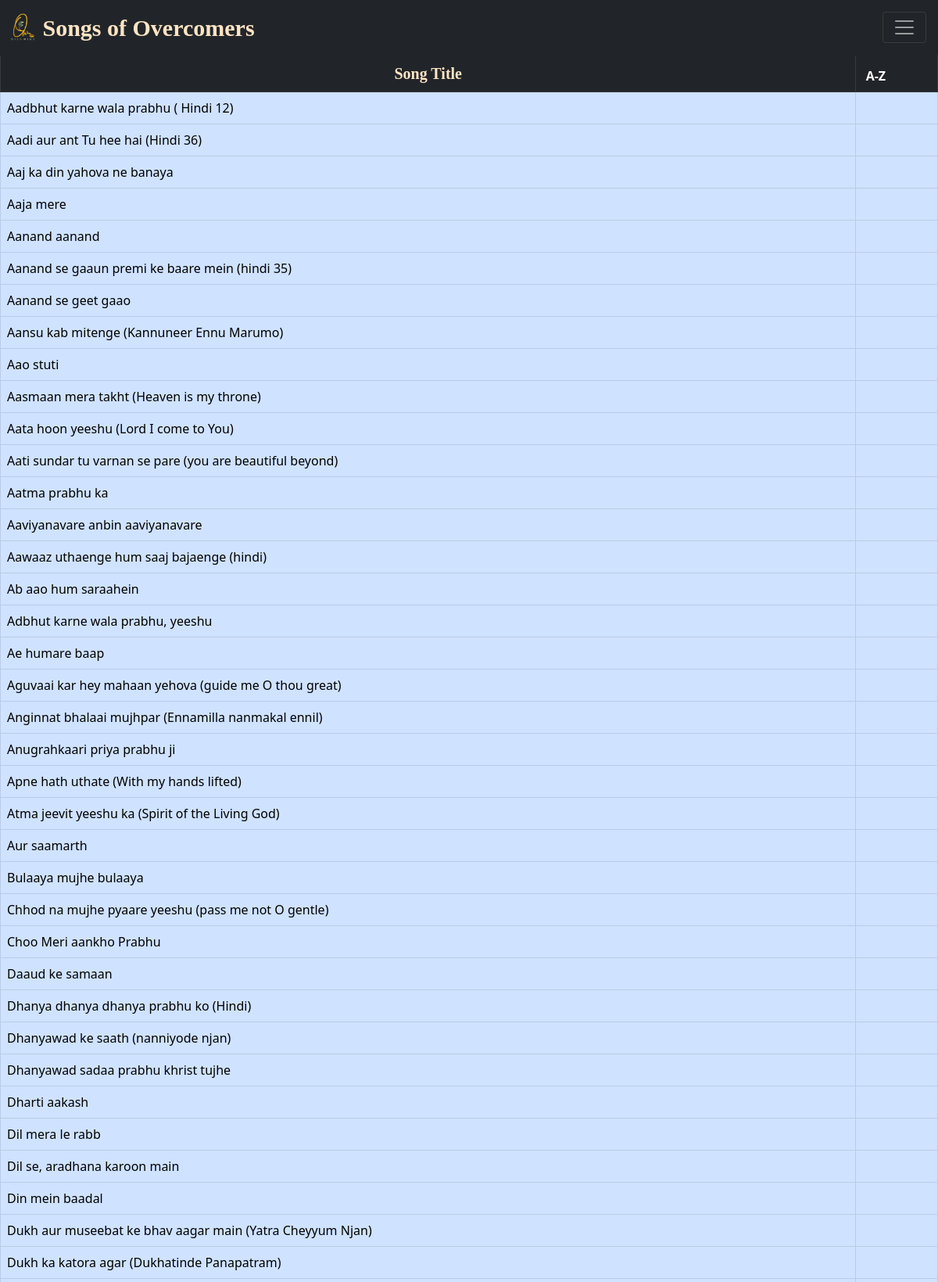
The app's page /hindi (upper part) with its own data.
### tables this page shows
CREATE TABLE songs (
            id INTEGER PRIMARY KEY AUTOINCREMENT,
            title TEXT,
            alternate_title TEXT,
            lyrics TEXT,
            transliteration TEXT,
            chord TEXT,
            search_title TEXT,
            search_lyrics TEXT,
            youtube_link TEXT,
            create_date TEXT,
            modified_date TEXT,
            username TEXT,
            FOREIGN KEY (username) REFERENCES users(username)
        );

### server.py (the view)
@app.route('/hindi')
def hindi():
    conn = sqlite3.connect(DATABASE)
    if 'username' in session:
        login = True
        user = session['username']
        cursor1 = conn.cursor()
        cursor1.execute(
            'SELECT permission FROM users where username = ?', (user,))
        permission = cursor1.fetchone()
        permission = permission[0]
    else:
        login = False
        user = ""
        permission = 0
    cursor = conn.cursor()
    cursor.execute('SELECT id, title, search_title, search_lyrics FROM songs')
    all_rows = cursor.fetchall()
    filtered_results = [row for row in all_rows if 'hindi' in row[1]
                        or 'Hindi' in row[1] or 'hindi' in row[2] or 'Hindi' in row[2]]
    sorted_rows = sorted(filtered_results, key=lambda x: x[1].lower())
    conn.close()
    return render_template("hindi.html", login=login, user=user, rows=sorted_rows, permission=permission)

### templates/hindi.html (shortened to what this page needs)
<!DOCTYPE html>
<html lang="en">
<head>
    <link rel="stylesheet" href="https://cdnjs.cloudflare.com/ajax/libs/font-awesome/4.7.0/css/font-awesome.min.css">
    <link href="https://cdn.jsdelivr.net/npm/bootstrap@5.0.2/dist/css/bootstrap.min.css" rel="stylesheet"
>
</head>
<body>
    <nav class="navbar navbar-dark bg-dark sticky-top " aria-label="First navbar example" id="navbar"
        style="display: none;">
        <div class="container-fluid">
            <a class="navbar-brand" href="#"><img src="static/lightTransp.png" alt="oilnwine logo" width="35px"
                    height="35px" class="d-inline-block align-text-bottom"><span
                    style="font-size: 30px;color: bisque; font-family:cursive;"><b>&nbsp;Songs of
                        Overcomers</b></span></a>
            <button class="navbar-toggler" type="button" data-bs-toggle="collapse" data-bs-target="#navbarpills"
                aria-controls="navbarpills" aria-expanded="false" aria-label="Toggle navigation"
                style="position:fixed; top: 15px; right:15px;">
                <span class="navbar-toggler-icon"></span>
            </button>
        </div>
    </nav>
    <br>
    <div class="tab-content" id="pills-tabContent">
        <div class="tab-pane fade show active" id="all" role="tabpanel" aria-labelledby="all-tab">
            <center>
                <table class="table table-dark table-hover table-bordered" style="margin-top: -25px;">
                    <thead class="table-dark">
                        <tr>
                            <th>
                                <center style="font-size: 20px;color: bisque; font-family:cursive;">Song Title</center>
                            </th>
                            <th >&nbsp;A-Z&nbsp;</th>
                        </tr>
                    </thead>
                    <tbody class="table-primary" id="songTable">
                        {% for row in rows %}
                        <tr data-id="{{ row[0] }}" id="{{ row[0] }}">
                            <td data-bs-toggle="modal" data-bs-target="#songModal">{{ row[1] }}</td>
                            <td>&nbsp;&nbsp;</td>
                        </tr>
                        {% endfor %}
                    </tbody>
                </table><br><br>
            </center>
        </div>
    </div>
</body>
</html>

### records on screen
songs: title "Aadbhut karne wala prabhu ( Hindi 12)"
songs: title "Aadi aur ant Tu hee hai (Hindi 36)"
songs: title "Aaj ka din yahova ne banaya"
songs: title "Aaja mere"
songs: title "Aanand aanand"
songs: title "Aanand se gaaun premi ke baare mein (hindi 35)"
songs: title "Aanand se geet gaao"
songs: title "Aansu kab mitenge (Kannuneer Ennu Marumo)"
songs: title "Aao stuti"
songs: title "Aasmaan mera takht (Heaven is my throne)"
songs: title "Aata hoon yeeshu (Lord I come to You)"
songs: title "Aati sundar tu varnan se pare (you are beautiful beyond)"
songs: title "Aatma prabhu ka"
songs: title "Aaviyanavare anbin aaviyanavare"
songs: title "Aawaaz uthaenge hum saaj bajaenge (hindi)"
songs: title "Ab aao hum saraahein"
songs: title "Adbhut karne wala prabhu, yeeshu"
songs: title "Ae humare baap"
songs: title "Aguvaai kar hey mahaan yehova (guide me O thou great)"
songs: title "Anginnat bhalaai mujhpar (Ennamilla nanmakal ennil)"
songs: title "Anugrahkaari priya prabhu ji"
songs: title "Apne hath uthate (With my hands lifted)"
songs: title "Atma jeevit yeeshu ka (Spirit of the Living God)"
songs: title "Aur saamarth"
songs: title "Bulaaya mujhe bulaaya"
songs: title "Chhod na mujhe pyaare yeeshu (pass me not O gentle)"
songs: title "Choo Meri aankho Prabhu"
songs: title "Daaud ke samaan"
songs: title "Dhanya dhanya dhanya prabhu ko (Hindi)"
songs: title "Dhanyawad ke saath (nanniyode njan)"
songs: title "Dhanyawad sadaa prabhu khrist tujhe"
songs: title "Dharti aakash"
songs: title "Dil mera le rabb"
songs: title "Dil se, aradhana karoon main"
songs: title "Din mein baadal"
songs: title "Dukh aur museebat ke bhav aagar main (Yatra Cheyyum Njan)"
songs: title "Dukh ka katora agar (Dukhatinde Panapatram)"
